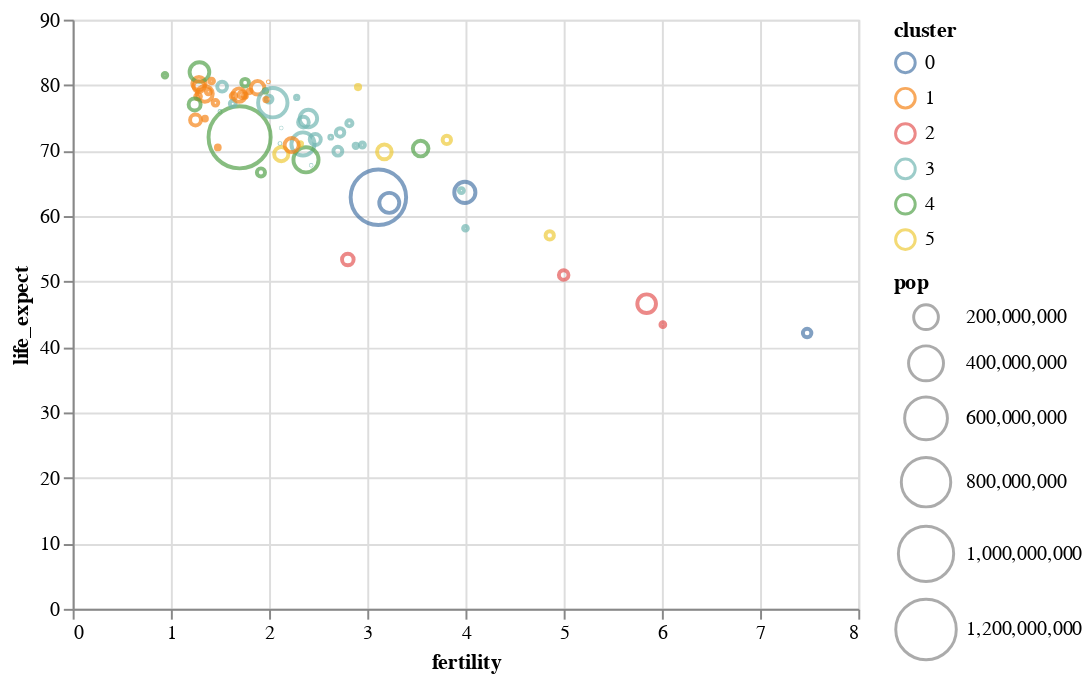

Notebook source saved alongside this figure:
### Markdown cell above
### 색과 불투명도

### Code cell
alt.Chart(data2000).mark_point().encode(
    alt.X('fertility:Q'),
    alt.Y('life_expect:Q'),
    alt.Size('pop:Q'),
    alt.Color('cluster:N')
)

### Figure 1 — Vega-Lite specification as saved in the notebook (floating-point values rounded to 4 significant figures)
{"config": {"view": {"continuousWidth": 400, "continuousHeight": 300}}, "data": {"name": "data-fdeb0b749a6385830bd1445d39ad6ea0"}, "mark": "point", "encoding": {"color": {"type": "nominal", "field": "cluster"}, "size": {"type": "quantitative", "field": "pop", "scale": {"range": [0, 1000]}}, "x": {"type": "quantitative", "field": "fertility"}, "y": {"type": "quantitative", "field": "life_expect"}}, "$schema": "https://vega.github.io/schema/vega-lite/v4.8.1.json", "datasets": {"data-fdeb0b749a6385830bd1445d39ad6ea0": [{"year": 2000, "country": "Afghanistan", "cluster": 0, "pop": 23898198, "life_expect": 42.13, "fertility": 7.479}, {"year": 2000, "country": "Argentina", "cluster": 3, "pop": 37497728, "life_expect": 74.34, "fertility": 2.35}, {"year": 2000, "country": "Aruba", "cluster": 3, "pop": 69539, "life_expect": 73.45, "fertility": 2.124}, {"year": 2000, "country": "Australia", "cluster": 4, "pop": 19164620, "life_expect": 80.37, "fertility": 1.756}, {"year": 2000, "country": "Austria", "cluster": 1, "pop": 8113413, "life_expect": 78.98, "fertility": 1.382}, {"year": 2000, "country": "Bahamas", "cluster": 3, "pop": 290075, "life_expect": 71.07, "fertility": 2.111}, {"year": 2000, "country": "Bangladesh", "cluster": 0, "pop": 130406594, "life_expect": 62.01, "fertility": 3.224}, {"year": 2000, "country": "Barbados", "cluster": 3, "pop": 273483, "life_expect": 75.97, "fertility": 1.5}, {"year": 2000, "country": "Belgium", "cluster": 1, "pop": 10263618, "life_expect": 78.32, "fertility": 1.638}, {"year": 2000, "country": "Bolivia", "cluster": 3, "pop": 8152620, "life_expect": 63.88, "fertility": 3.958}, {"year": 2000, "country": "Brazil", "cluster": 3, "pop": 175552771, "life_expect": 71.01, "fertility": 2.345}, {"year": 2000, "country": "Canada", "cluster": 3, "pop": 31278097, "life_expect": 79.77, "fertility": 1.522}, {"year": 2000, "country": "Chile", "cluster": 3, "pop": 15153450, "life_expect": 77.86, "fertility": 2.0}, {"year": 2000, "country": "China", "cluster": 4, "pop": 1262645000, "life_expect": 72.03, "fertility": 1.7}, {"year": 2000, "country": "Colombia", "cluster": 3, "pop": 39685655, "life_expect": 71.68, "fertility": 2.47}, {"year": 2000, "country": "Costa Rica", "cluster": 3, "pop": 3710558, "life_expect": 78.12, "fertility": 2.281}, {"year": 2000, "country": "Croatia", "cluster": 1, "pop": 4410830, "life_expect": 74.88, "fertility": 1.348}, {"year": 2000, "country": "Cuba", "cluster": 3, "pop": 11134273, "life_expect": 77.16, "fertility": 1.63}, {"year": 2000, "country": "Dominican Republic", "cluster": 3, "pop": 8385828, "life_expect": 70.85, "fertility": 2.95}, {"year": 2000, "country": "Ecuador", "cluster": 3, "pop": 12505204, "life_expect": 74.17, "fertility": 2.817}, {"year": 2000, "country": "Egypt", "cluster": 5, "pop": 70492342, "life_expect": 69.81, "fertility": 3.174}, {"year": 2000, "country": "El Salvador", "cluster": 3, "pop": 6122515, "life_expect": 70.73, "fertility": 2.883}, {"year": 2000, "country": "Finland", "cluster": 1, "pop": 5168595, "life_expect": 78.37, "fertility": 1.754}, {"year": 2000, "country": "France", "cluster": 1, "pop": 59381628, "life_expect": 79.59, "fertility": 1.883}, {"year": 2000, "country": "Georgia", "cluster": 1, "pop": 4777209, "life_expect": 70.48, "fertility": 1.478}, {"year": 2000, "country": "Germany", "cluster": 1, "pop": 82187909, "life_expect": 78.67, "fertility": 1.346}, {"year": 2000, "country": "Greece", "cluster": 1, "pop": 10559110, "life_expect": 78.26, "fertility": 1.277}, {"year": 2000, "country": "Grenada", "cluster": 3, "pop": 89312, "life_expect": 67.75, "fertility": 2.429}, {"year": 2000, "country": "Haiti", "cluster": 3, "pop": 7306302, "life_expect": 58.14, "fertility": 4.0}, {"year": 2000, "country": "Hong Kong", "cluster": 4, "pop": 6658720, "life_expect": 81.5, "fertility": 0.94}, {"year": 2000, "country": "Iceland", "cluster": 1, "pop": 281043, "life_expect": 80.5, "fertility": 1.993}, {"year": 2000, "country": "India", "cluster": 0, "pop": 1007702000, "life_expect": 62.88, "fertility": 3.113}, {"year": 2000, "country": "Indonesia", "cluster": 4, "pop": 206265000, "life_expect": 68.59, "fertility": 2.376}, {"year": 2000, "country": "Iran", "cluster": 5, "pop": 65660289, "life_expect": 69.45, "fertility": 2.124}, {"year": 2000, "country": "Iraq", "cluster": 5, "pop": 22675617, "life_expect": 57.05, "fertility": 4.858}, {"year": 2000, "country": "Ireland", "cluster": 1, "pop": 3791690, "life_expect": 77.78, "fertility": 1.969}, {"year": 2000, "country": "Israel", "cluster": 5, "pop": 5842454, "life_expect": 79.7, "fertility": 2.906}, {"year": 2000, "country": "Italy", "cluster": 1, "pop": 57719337, "life_expect": 80.24, "fertility": 1.286}, {"year": 2000, "country": "Jamaica", "cluster": 3, "pop": 2615467, "life_expect": 72.05, "fertility": 2.628}, {"year": 2000, "country": "Japan", "cluster": 4, "pop": 126699784, "life_expect": 82.0, "fertility": 1.291}, {"year": 2000, "country": "Kenya", "cluster": 2, "pop": 29985839, "life_expect": 50.99, "fertility": 5.0}, {"year": 2000, "country": "South Korea", "cluster": 4, "pop": 21647682, "life_expect": 66.66, "fertility": 1.917}, {"year": 2000, "country": "North Korea", "cluster": 4, "pop": 47351083, "life_expect": 77.05, "fertility": 1.242}, {"year": 2000, "country": "Lebanon", "cluster": 5, "pop": 3578036, "life_expect": 71.03, "fertility": 2.319}, {"year": 2000, "country": "Mexico", "cluster": 3, "pop": 99926620, "life_expect": 74.9, "fertility": 2.401}, {"year": 2000, "country": "Netherlands", "cluster": 1, "pop": 15907853, "life_expect": 78.53, "fertility": 1.726}, {"year": 2000, "country": "New Zealand", "cluster": 4, "pop": 3819762, "life_expect": 79.11, "fertility": 1.964}, {"year": 2000, "country": "Nigeria", "cluster": 2, "pop": 114306700, "life_expect": 46.61, "fertility": 5.845}, {"year": 2000, "country": "Norway", "cluster": 1, "pop": 4492400, "life_expect": 79.05, "fertility": 1.801}, {"year": 2000, "country": "Pakistan", "cluster": 0, "pop": 146342958, "life_expect": 63.61, "fertility": 3.994}, {"year": 2000, "country": "Peru", "cluster": 3, "pop": 25979722, "life_expect": 69.91, "fertility": 2.7}, {"year": 2000, "country": "Philippines", "cluster": 4, "pop": 79739825, "life_expect": 70.3, "fertility": 3.544}, {"year": 2000, "country": "Poland", "cluster": 1, "pop": 38654164, "life_expect": 74.67, "fertility": 1.251}, {"year": 2000, "country": "Portugal", "cluster": 1, "pop": 10335597, "life_expect": 77.29, "fertility": 1.454}, {"year": 2000, "country": "Rwanda", "cluster": 2, "pop": 7507056, "life_expect": 43.41, "fertility": 6.01}, {"year": 2000, "country": "Saudi Arabia", "cluster": 5, "pop": 23153090, "life_expect": 71.63, "fertility": 3.81}, {"year": 2000, "country": "South Africa", "cluster": 2, "pop": 44066197, "life_expect": 53.37, "fertility": 2.802}, {"year": 2000, "country": "Spain", "cluster": 1, "pop": 40016081, "life_expect": 79.78, "fertility": 1.287}, {"year": 2000, "country": "Switzerland", "cluster": 1, "pop": 7266920, "life_expect": 80.62, "fertility": 1.415}, {"year": 2000, "country": "Turkey", "cluster": 1, "pop": 65666677, "life_expect": 70.84, "fertility": 2.23}, {"year": 2000, "country": "United Kingdom", "cluster": 1, "pop": 59522468, "life_expect": 78.47, "fertility": 1.695}, {"year": 2000, "country": "United States", "cluster": 3, "pop": 282338631, "life_expect": 77.31, "fertility": 2.038}, {"year": 2000, "country": "Venezuela", "cluster": 3, "pop": 23542649, "life_expect": 72.77, "fertility": 2.723}]}}
